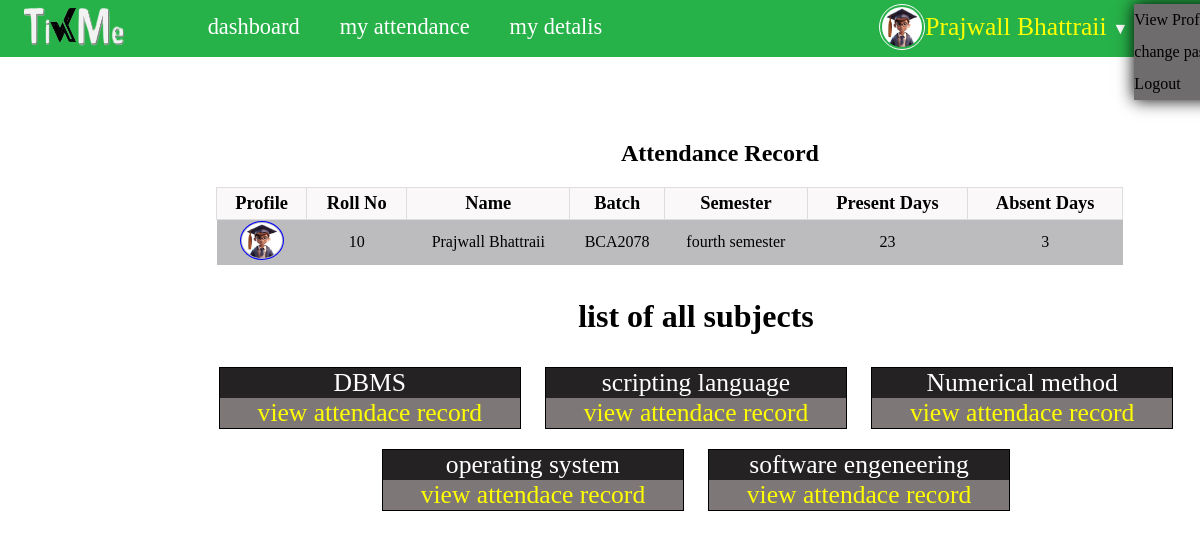
The app's page /Student_Dashboard/student_attendance_detail.php (signed in) with its own data.
### tables this page shows
CREATE TABLE `subject_assign_teacher` (
  `id` int(11) NOT NULL,
  `course_id` int(11) DEFAULT NULL,
  `batch_id` int(11) DEFAULT NULL,
  `semester_id` int(11) DEFAULT NULL,
  `Teacher_id` int(11) DEFAULT NULL,
  `subject_id` int(11) DEFAULT NULL,
  `class_start_date` varchar(20) DEFAULT NULL,
  `class_end_date` varchar(20) DEFAULT NULL,
  `Status` tinyint(1) DEFAULT NULL
);

CREATE TABLE `subjects_table` (
  `id` int(11) NOT NULL,
  `Title` varchar(255) NOT NULL,
  `Subject_code` varchar(50) DEFAULT NULL,
  `Course_id` int(11) DEFAULT NULL,
  `Year_id` int(11) DEFAULT NULL,
  `Semester_id` int(11) DEFAULT NULL
);

### Student_Dashboard/view_subject_wise.php (the view)
<?php
 $std_sem = $_SESSION['std_semester'];
$std_id= $_SESSION['student_id'];
?>
<link rel="stylesheet" href="../Admin dashboard/admin_view_css.css">
<link rel="stylesheet" href="search_bar.css">
<div class="teachers_subject">
        <?php
        include ('../database and tables/create_database.php');
        $subject_select = "SELECT subject_assign_teacher.*, subjects_table.Title as subject_name FROM subject_assign_teacher
        INNER JOIN subjects_table ON subject_assign_teacher.subject_id = subjects_table.id
        where
        subjects_table.Semester_id = '$std_sem';
        ";
        $result_subject = mysqli_query($connect, $subject_select);
        echo '<h1>list of all subjects</h1> ';
        if (mysqli_num_rows($result_subject) > 0) {
            while ($subject = mysqli_fetch_assoc($result_subject)) {
                echo ' <div class= "view_teacher_subjects">
                    <div  class="subject">' . $subject['subject_name'] . '</div>
                    <a  href="view_record_subject_wise.php ?sem_id=' . $subject['semester_id'] . '&sub_id=' . $subject['subject_id'] . '&sub_title='.$subject['subject_name'].'&std_id='.$std_id.'" class="view_student_tbl">view attendace record</a>
                </div>';
            }
        } else {
            echo 'you have no subjects';
        }
        ?>
    </div>

### Student_Dashboard/student_title_css.css (style rules this page uses)
.student_title_bar { margin: 0%; padding: 0%; }

### Admin dashboard/admin_view_css.css (style rules this page uses)
.teachers_subject { left: 0; text-align: center; width: 84%; padding-left: 10%; float: inline-end; margin-top: 1%; }
.teachers_subject .view_teacher_subjects { border: 1px solid; background-color: rgb(126, 119, 119); text-align: center; list-style: none; width: 300px; display: inline-block; font-size: 160%; margin: 1%; }
.teachers_subject .subject { color: white; background-color: rgb(36, 34, 34); display: block; }
.teachers_subject a { color: yellow; text-decoration: none; display: inline; width: 50%; padding: 0.5% 12.5%; }

### records on screen
subject_assign_teacher: subject.Title "DBMS"
subject_assign_teacher: subject.Title "scripting language"
subject_assign_teacher: subject.Title "Numerical method"
subject_assign_teacher: subject.Title "operating system"
subject_assign_teacher: subject.Title "software engeneering"

### other values on screen
$_SESSION['student_name'] "Prajwall Bhattraii"
$attendance_row['std_roll'] "10"
$attendance_row['std_name'] "Prajwall Bhattraii"
$attendance_row['batch_name'] "BCA2078"
$attendance_row['semester_name'] "fourth semester"
$attendance_row['present_count'] "23"
$attendance_row['absent_count'] "3"
